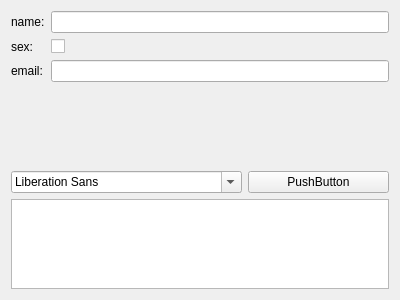
<?xml version="1.0" encoding="UTF-8"?>
<ui version="4.0">
 <class>MyWidget</class>
 <widget class="QWidget" name="MyWidget">
  <property name="geometry">
   <rect>
    <x>0</x>
    <y>0</y>
    <width>400</width>
    <height>300</height>
   </rect>
  </property>
  <property name="windowTitle">
   <string>MyWidget</string>
  </property>
  <layout class="QVBoxLayout" name="verticalLayout">
   <item>
    <layout class="QFormLayout" name="formLayout">
     <item row="0" column="0">
      <widget class="QLabel" name="nameLabel">
       <property name="text">
        <string>name:</string>
       </property>
      </widget>
     </item>
     <item row="0" column="1">
      <widget class="QLineEdit" name="nameLineEdit"/>
     </item>
     <item row="1" column="0">
      <widget class="QLabel" name="sexLabel">
       <property name="text">
        <string>sex:</string>
       </property>
      </widget>
     </item>
     <item row="1" column="1">
      <widget class="QCheckBox" name="sexCheckBox"/>
     </item>
     <item row="2" column="0">
      <widget class="QLabel" name="emailLabel">
       <property name="text">
        <string>email:</string>
       </property>
      </widget>
     </item>
     <item row="2" column="1">
      <widget class="QLineEdit" name="emailLineEdit"/>
     </item>
    </layout>
   </item>
   <item>
    <spacer name="verticalSpacer">
     <property name="orientation">
      <enum>Qt::Vertical</enum>
     </property>
     <property name="sizeType">
      <enum>QSizePolicy::Fixed</enum>
     </property>
     <property name="sizeHint" stdset="0">
      <size>
       <width>20</width>
       <height>83</height>
      </size>
     </property>
    </spacer>
   </item>
   <item>
    <layout class="QHBoxLayout" name="horizontalLayout" stretch="1,1">
     <item>
      <widget class="QFontComboBox" name="fontComboBox"/>
     </item>
     <item>
      <widget class="QPushButton" name="pushButton">
       <property name="text">
        <string>PushButton</string>
       </property>
      </widget>
     </item>
    </layout>
   </item>
   <item>
    <widget class="QTextEdit" name="textEdit"/>
   </item>
  </layout>
 </widget>
 <layoutdefault spacing="6" margin="11"/>
 <resources/>
 <connections/>
</ui>
